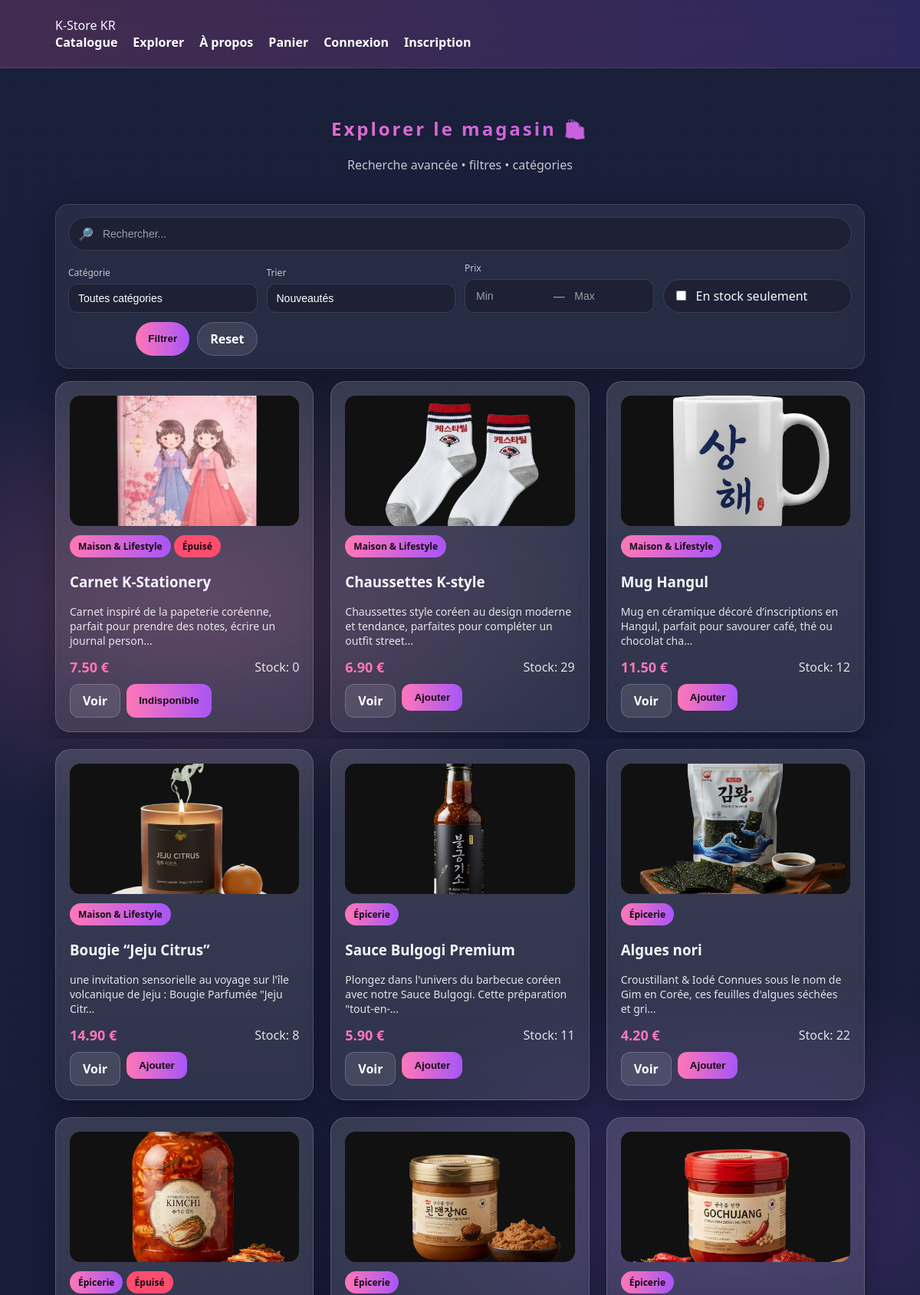
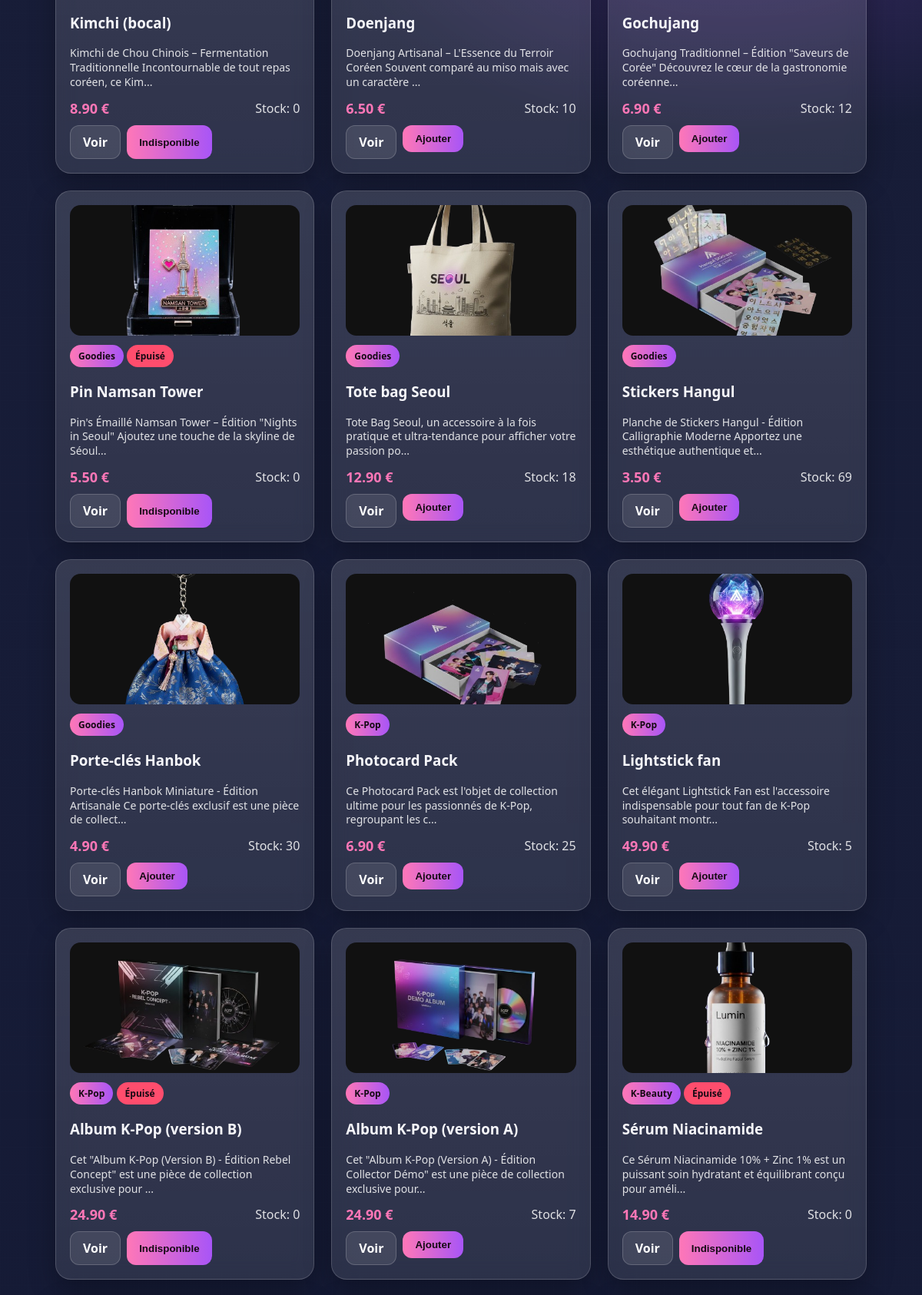
The app's page /public/explorer.php (upper part) with its own data (2 pictures, top to bottom).
### tables this page shows
CREATE TABLE `items` (
  `id` int(11) NOT NULL,
  `category_id` int(11) DEFAULT NULL,
  `name` varchar(160) NOT NULL,
  `description` text NOT NULL,
  `price` decimal(10,2) NOT NULL,
  `stock` int(11) NOT NULL DEFAULT 0,
  `restock_at` date DEFAULT NULL,
  `image` varchar(255) DEFAULT NULL,
  `is_active` tinyint(1) NOT NULL DEFAULT 1,
  `published_at` timestamp NOT NULL DEFAULT current_timestamp()
);

CREATE TABLE `categories` (
  `id` int(11) NOT NULL,
  `name` varchar(80) NOT NULL
);

### public/explorer.php (the view, shortened to what this page needs)
<?php
require_once __DIR__ . '/../config/db.php';
require_once __DIR__ . '/../includes/header.php';
$q = trim($_GET['q'] ?? '');
$inStock = (int)($_GET['in_stock'] ?? 0);
$min = $_GET['min'] ?? '';
$max = $_GET['max'] ?? '';
$sort = $_GET['sort'] ?? 'new';
$where = ["i.is_active = 1"];
$params = [];
$order = "i.id DESC";
$sql = "
SELECT i.*, c.name AS category
FROM items i
LEFT JOIN categories c ON c.id = i.category_id
WHERE " . implode(" AND ", $where) . "
ORDER BY $order
";
$stmt = $pdo->prepare($sql);
$stmt->execute($params);
$items = $stmt->fetchAll(PDO::FETCH_ASSOC);
?>
<section class="container hero">
  <h1>Explorer le magasin 🛍️</h1>
  <p>Recherche avancée • filtres • catégories</p>
</section>
<main class="container">
<div class="k-filterbar">
  <form method="get" class="k-filters">
    <div class="k-search">
      <span class="k-search-icon">🔎</span>
      <input class="k-input" type="text" name="q" placeholder="Rechercher..." value="<?= htmlspecialchars($q) ?>">
    </div>
    <div class="k-row">
      <div class="k-field">
        <label class="k-label">Catégorie</label>
        <select class="k-select" name="category">
          <option value="0">Toutes catégories</option>
        </select>
      </div>
      <div class="k-field">
        <label class="k-label">Trier</label>
        <select class="k-select" name="sort">
          <option value="new" <?= $sort==='new'?'selected':'' ?>>Nouveautés</option>
        </select>
      </div>
      <div class="k-field">
        <label class="k-label">Prix</label>
        <div class="k-price">
          <input class="k-input" type="number" step="0.01" name="min" placeholder="Min" value="<?= htmlspecialchars($min) ?>">
          <span class="k-sep">—</span>
          <input class="k-input" type="number" step="0.01" name="max" placeholder="Max" value="<?= htmlspecialchars($max) ?>">
        </div>
      </div>
      <label class="k-check">
        <input type="checkbox" name="in_stock" value="1" <?= $inStock ? 'checked' : '' ?>>
        <span>En stock seulement</span>
      </label>
      <div class="k-actions">
        <button class="btn k-btn" type="submit">Filtrer</button>
        <a class="btn ghost k-btn" href="explorer.php" style="text-decoration:none;">Reset</a>
      </div>
    </div>
  </form>
</div>
<div class="grid" style="margin-top:16px;">
<?php foreach ($items as $item):
  $out = ((int)$item['stock'] <= 0);
  $image = !empty($item['image']) ? $item['image'] : 'placeholder.jpg';
?>
  <article class="card">
    <div class="card-media">
      <img src="/-e-commerce-dynamique/assets/img/<?= htmlspecialchars($image) ?>" alt="<?= htmlspecialchars($item['name']) ?>">
    </div>
    <div class="card-body">
      <small class="tag"><?= htmlspecialchars($item['category'] ?? 'Sans catégorie') ?></small>
      <?php if ($out): ?>
        <small class="tag" style="background:#ff4d6d;">Épuisé</small>
      <?php endif; ?>
      <h3><?= htmlspecialchars($item['name']) ?></h3>
      <p><?= htmlspecialchars(mb_strimwidth($item['description'] ?? '', 0, 100, '...')) ?></p>
      <div class="row">
        <strong><?= number_format((float)$item['price'], 2) ?> €</strong>
        <span>Stock: <?= (int)$item['stock'] ?></span>
      </div>
      <div style="margin-top:10px;display:flex;gap:8px;flex-wrap:wrap;">
        <a class="btn ghost" href="item.php?id=<?= (int)$item['id'] ?>" style="text-decoration:none;">Voir</a>
        <?php if (!$out): ?>
          <form method="post" action="/-e-commerce-dynamique/public/cart_action.php" style="margin:0;">
            <button class="btn" type="submit">Ajouter</button>
          </form>
        <?php else: ?>
          <button class="btn" disabled type="button">Indisponible</button>
        <?php endif; ?>
      </div>
    </div>
  </article>
<?php endforeach; ?>
</div>
</main>
<?php require_once __DIR__ . '/../includes/footer.php'; ?>

### assets/css/style.css (style rules this page uses)
:root { --bg1:#1a1f3a; --bg2:#0f1530; --card:rgba(255,255,255,.14); --card2:rgba(255,255,255,.10); --pink:#ff77b7; --violet:#a855f7; --teal:#45ffd1; --text:#f7f7fb; --muted:rgba(255,255,255,.75); }
* { box-sizing:border-box }
body { margin:0;font-family:"Segoe UI",Arial,sans-serif;color:var(--text); background: radial-gradient(900px 500px at 20% 10%, rgba(255,119,183,.22), transparent 60%), radial-gradient(900px 500px at 80% 20%, rgba(168,85,247,.22), transparent 60%), radial-gradient(1100px 700px at 50% 110%, rgba(69,255,209,.10), transparent 55%), linear-gradient(180deg,var(--bg1),var(--bg2)); }
body::before { content:"";position:fixed;inset:0;pointer-events:none; background: repeating-linear-gradient(90deg, rgba(255,255,255,.05) 0 1px, transparent 1px 36px), repeating-linear-gradient(0deg, rgba(255,255,255,.04) 0 1px, transparent 1px 36px); opacity:.25;mix-blend-mode:overlay; }
.container { max-width:1100px;margin:auto;padding:22px }
.hero { text-align:center;padding:42px 20px 18px }
.hero h1 { letter-spacing:3px; background:linear-gradient(90deg,var(--pink),var(--violet)); background-clip:text;-webkit-background-clip:text;-webkit-text-fill-color:transparent; }
.hero p { margin:0;color:var(--muted) }
.grid { display:grid;grid-template-columns:repeat(auto-fit,minmax(250px,1fr));gap:22px;padding-bottom:55px }
.card { background:linear-gradient(180deg,var(--card),var(--card2)); border-radius:20px;padding:18px;border:1px solid rgba(255,255,255,.16); backdrop-filter:blur(12px); box-shadow:0 12px 35px rgba(0,0,0,.28); transition:transform .25s, box-shadow .25s, border-color .25s; }
.card p { margin:0;color:rgba(255,255,255,.86);font-size:14px;line-height:1.35 }
.card-media { height:170px;border-radius:14px;overflow:hidden;margin-bottom:12px;background:#111 }
.card-media img { width:100%;height:100%;object-fit:cover }
.tag { display:inline-flex;align-items:center;gap:8px; padding:6px 11px;font-size:12px;border-radius:999px; background:linear-gradient(90deg,var(--pink),var(--violet)); color:#160a14;font-weight:800; }
.row { display:flex;justify-content:space-between;align-items:center;margin-top:12px;gap:10px }
.row strong { color:var(--pink);font-size:18px }
.row span { color:rgba(255,255,255,.85) }
.btn { background:linear-gradient(90deg,var(--pink),var(--violet)); border:none;padding:10px 16px;border-radius:12px; color:#160a14;font-weight:700;cursor:pointer; }
.btn.ghost { background:rgba(255,255,255,.10); color:#fff;border:1px solid rgba(255,255,255,.18); text-decoration:none; }
select { color:#fff;background:rgba(255,255,255,.08); border:1px solid rgba(255,255,255,.18); }
option { color:#111;background:#fff }
.k-filterbar { border-radius:18px;padding:16px; background:rgba(255,255,255,.06); border:1px solid rgba(255,255,255,.12); backdrop-filter:blur(10px); box-shadow:0 18px 50px rgba(0,0,0,.25); }
.k-filters { display:grid;gap:14px }
.k-search { display:flex;align-items:center;gap:10px; padding:10px 12px;border-radius:999px; background:rgba(0,0,0,.22); border:1px solid rgba(255,255,255,.12); }
.k-search-icon { opacity:.9 }
.k-input,.k-select { width:100%;color:#fff;background:transparent;border:none;outline:none;font-size:14px }
.k-input::placeholder { color:rgba(255,255,255,.55) }
.k-row { display:grid;grid-template-columns:repeat(12,1fr);gap:12px;align-items:end }
.k-field { grid-column:span 3;min-width:170px }
.k-label { display:block;font-size:12px;margin-bottom:6px;opacity:.75 }
.k-select { padding:10px 12px;border-radius:12px; background:rgba(0,0,0,.22); border:1px solid rgba(255,255,255,.12); appearance:none; }
.k-price { display:flex;align-items:center;gap:10px; padding:10px 12px;border-radius:12px; background:rgba(0,0,0,.22); border:1px solid rgba(255,255,255,.12); }
.k-sep { opacity:.55 }
.k-check { grid-column:span 3; display:flex;align-items:center;gap:10px; padding:10px 12px;border-radius:999px; background:rgba(0,0,0,.22); border:1px solid rgba(255,255,255,.12); cursor:pointer;user-select:none; }
.k-check input { transform:scale(1.05) }
.k-actions { grid-column:span 3;display:flex;gap:10px;justify-content:flex-end;flex-wrap:wrap }
.k-btn { border-radius:999px !important }

### records on screen
items: image (picture), category.name "Maison & Lifestyle", shows "Épuisé", name "Carnet K-Stationery", description "Carnet inspiré de la papeterie coréenne, parfait pour prendre des notes, écrire un journal person...", price "7.50", stock "0", shows "Indisponible"
items: image (picture), category.name "Maison & Lifestyle", name "Chaussettes K-style", description "Chaussettes style coréen au design moderne et tendance, parfaites pour compléter un outfit street...", price "6.90", stock "29"
items: image (picture), category.name "Maison & Lifestyle", name "Mug Hangul", description "Mug en céramique décoré d’inscriptions en Hangul, parfait pour savourer café, thé ou chocolat cha...", price "11.50", stock "12"
items: image (picture), category.name "Maison & Lifestyle", name "Bougie “Jeju Citrus”", description "une invitation sensorielle au voyage sur l'île volcanique de Jeju : Bougie Parfumée \"Jeju Citr...", price "14.90", stock "8"
items: image (picture), category.name "Épicerie", name "Sauce Bulgogi Premium", description "Plongez dans l'univers du barbecue coréen avec notre Sauce Bulgogi. Cette préparation \"tout-en-...", price "5.90", stock "11"
items: image (picture), category.name "Épicerie", name "Algues nori", description "Croustillant & Iodé Connues sous le nom de Gim en Corée, ces feuilles d'algues séchées et gri...", price "4.20", stock "22"
items: image (picture), category.name "Épicerie", shows "Épuisé", name "Kimchi (bocal)", description "Kimchi de Chou Chinois – Fermentation Traditionnelle Incontournable de tout repas coréen, ce Kim...", price "8.90", stock "0", shows "Indisponible"
items: image (picture), category.name "Épicerie", name "Doenjang", description "Doenjang Artisanal – L'Essence du Terroir Coréen Souvent comparé au miso mais avec un caractère ...", price "6.50", stock "10"
items: image (picture), category.name "Épicerie", name "Gochujang", description "Gochujang Traditionnel – Édition \"Saveurs de Corée\" Découvrez le cœur de la gastronomie coréenne...", price "6.90", stock "12"
items: image (picture), category.name "Goodies", shows "Épuisé", name "Pin Namsan Tower", description "Pin's Émaillé Namsan Tower – Édition \"Nights in Seoul\" Ajoutez une touche de la skyline de Séoul...", price "5.50", stock "0", shows "Indisponible"
items: image (picture), category.name "Goodies", name "Tote bag Seoul", description "Tote Bag Seoul, un accessoire à la fois pratique et ultra-tendance pour afficher votre passion po...", price "12.90", stock "18"
items: image (picture), category.name "Goodies", name "Stickers Hangul", description "Planche de Stickers Hangul - Édition Calligraphie Moderne Apportez une esthétique authentique et...", price "3.50", stock "69"
items: image (picture), category.name "Goodies", name "Porte-clés Hanbok", description "Porte-clés Hanbok Miniature - Édition Artisanale Ce porte-clés exclusif est une pièce de collect...", price "4.90", stock "30"
items: image (picture), category.name "K-Pop", name "Photocard Pack", description "Ce Photocard Pack est l'objet de collection ultime pour les passionnés de K-Pop, regroupant les c...", price "6.90", stock "25"
items: image (picture), category.name "K-Pop", name "Lightstick fan", description "Cet élégant Lightstick Fan est l'accessoire indispensable pour tout fan de K-Pop souhaitant montr...", price "49.90", stock "5"
items: image (picture), category.name "K-Pop", shows "Épuisé", name "Album K-Pop (version B)", description "Cet \"Album K-Pop (Version B) - Édition Rebel Concept\" est une pièce de collection exclusive pour ...", price "24.90", stock "0", shows "Indisponible"
items: image (picture), category.name "K-Pop", name "Album K-Pop (version A)", description "Cet \"Album K-Pop (Version A) - Édition Collector Démo\" est une pièce de collection exclusive pour...", price "24.90", stock "7"
items: image (picture), category.name "K-Beauty", shows "Épuisé", name "Sérum Niacinamide", description "Ce Sérum Niacinamide 10% + Zinc 1% est un puissant soin hydratant et équilibrant conçu pour améli...", price "14.90", stock "0", shows "Indisponible"
